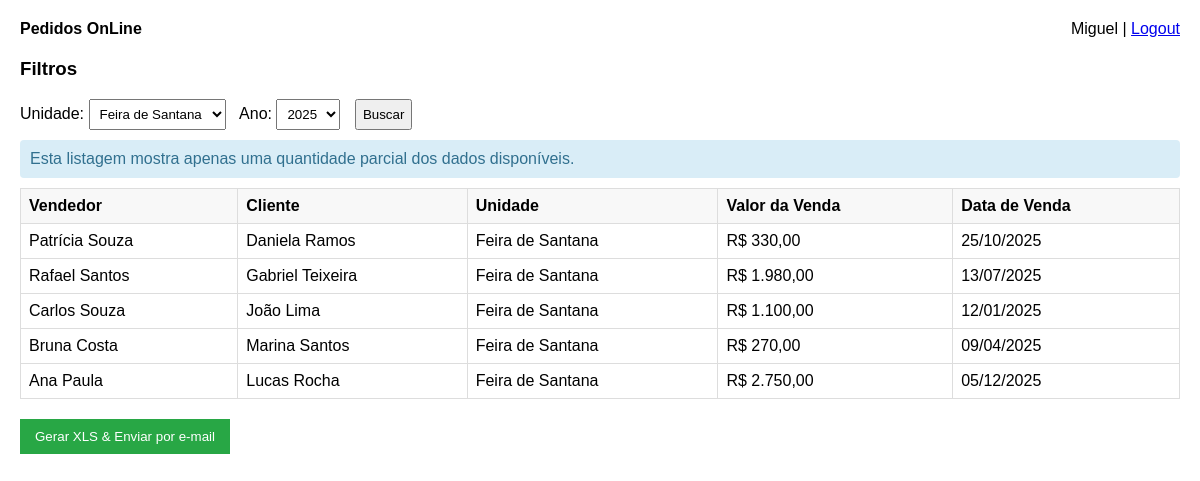
The page /api/public/dashboard.php?unidade=Feira de Santana (signed in) on the database its author committed.
### tables this page shows
CREATE TABLE vendas (
    id INT AUTO_INCREMENT PRIMARY KEY,
    vendedor VARCHAR(100) NOT NULL,
    cliente VARCHAR(100) NOT NULL,
    unidade ENUM('Salvador', 'Feira de Santana', 'Lauro de Freitas') NOT NULL,
    valor_venda DECIMAL(10,2) NOT NULL,
    data_venda TIMESTAMP NOT NULL DEFAULT CURRENT_TIMESTAMP,
    criado_em DATETIME DEFAULT CURRENT_TIMESTAMP
);

### api/public/dashboard.php (the view, shortened to what this page needs)
<?php
require __DIR__ . '/../config.php';
$unidades = ['Salvador', 'Feira de Santana', 'Lauro de Freitas'];
$unidade = $_GET['unidade'] ?? 'Salvador';
$ano = $_GET['ano'] ?? date('Y');
$sql = "SELECT vendedor, cliente, unidade, valor_venda,
               DATE_FORMAT(data_venda, '%d/%m/%Y') AS data_venda
        FROM vendas
        WHERE unidade = :unidade
          AND YEAR(data_venda) = :ano
        ORDER BY data_venda DESC
        LIMIT 8";
$stmt = $pdo->prepare($sql);
$stmt->execute([
    'unidade' => $unidade,
    'ano' => $ano
]);
$vendas = $stmt->fetchAll(PDO::FETCH_ASSOC);
?>
<!DOCTYPE html>
<html lang="pt-BR">
<head>
</head>
<body>
<header>
    <div>
        <strong>Pedidos OnLine</strong>
    </div>
    <div>
        <?= htmlspecialchars($_SESSION['user_nome']) ?> |
        <a href="logout.php">Logout</a>
    </div>
</header>
<h3>Filtros</h3>
<form method="GET" action="dashboard.php">
    Unidade:
    <select name="unidade">
        <?php foreach ($unidades as $u): ?>
            <option value="<?= $u ?>" <?= ($u === $unidade) ? 'selected' : '' ?>><?= $u ?></option>
        <?php endforeach; ?>
    </select>
    Ano:
    <select name="ano">
        <?php
        $anoAtual = (int)date('Y');
        for ($i = $anoAtual - 1; $i <= $anoAtual + 1; $i++): ?>
            <option value="<?= $i ?>" <?= ($i == $ano) ? 'selected' : '' ?>><?= $i ?></option>
        <?php endfor; ?>
    </select>
    <button type="submit">Buscar</button>
</form>
<div class="info">
    Esta listagem mostra apenas uma quantidade parcial dos dados disponíveis.
</div>
<table>
    <thead>
        <tr>
            <th>Vendedor</th>
            <th>Cliente</th>
            <th>Unidade</th>
            <th>Valor da Venda</th>
            <th>Data de Venda</th>
        </tr>
    </thead>
    <tbody>
        <?php if (!$vendas): ?>
            <tr><td colspan="5">Nenhum registro encontrado.</td></tr>
        <?php else: ?>
            <?php foreach ($vendas as $v): ?>
                <tr>
                    <td><?= htmlspecialchars($v['vendedor']) ?></td>
                    <td><?= htmlspecialchars($v['cliente']) ?></td>
                    <td><?= htmlspecialchars($v['unidade']) ?></td>
                    <td>R$ <?= number_format($v['valor_venda'], 2, ',', '.') ?></td>
                    <td><?= htmlspecialchars($v['data_venda']) ?></td>
                </tr>
            <?php endforeach; ?>
        <?php endif; ?>
    </tbody>
</table>
<form method="POST" action="producer.php" style="margin-top: 20px;">
    <button type="submit" class="btn-green">Gerar XLS & Enviar por e-mail</button>
</form>
</body>
</html>

### api/public/dashboard.php (style rules this page uses)
body { font-family: Arial, sans-serif; margin: 20px; }
header { display: flex; justify-content: space-between; margin-bottom: 20px; }
table { border-collapse: collapse; width: 100%; }
th, td { border: 1px solid #ddd; padding: 8px; }
th { background: #f8f8f8; text-align: left; }
select, button { padding: 6px; margin-right: 10px; }
.info { background: #d9edf7; color: #31708f; padding: 10px; margin: 10px 0; border-radius: 4px; }
.btn-green { background: #28a745; color: white; border: none; padding: 10px 15px; cursor: pointer; }

### rows shown on the page
vendas: vendedor "Patrícia Souza", cliente "Daniela Ramos", unidade "Feira de Santana", valor_venda "330,00", data_venda "25/10/2025"
vendas: vendedor "Rafael Santos", cliente "Gabriel Teixeira", unidade "Feira de Santana", valor_venda "1.980,00", data_venda "13/07/2025"
vendas: vendedor "Carlos Souza", cliente "João Lima", unidade "Feira de Santana", valor_venda "1.100,00", data_venda "12/01/2025"
vendas: vendedor "Bruna Costa", cliente "Marina Santos", unidade "Feira de Santana", valor_venda "270,00", data_venda "09/04/2025"
vendas: vendedor "Ana Paula", cliente "Lucas Rocha", unidade "Feira de Santana", valor_venda "2.750,00", data_venda "05/12/2025"

### other values the page prints
$_SESSION['user_nome'] "Miguel"
form field unidade "Feira de Santana"
form field ano "2025"
